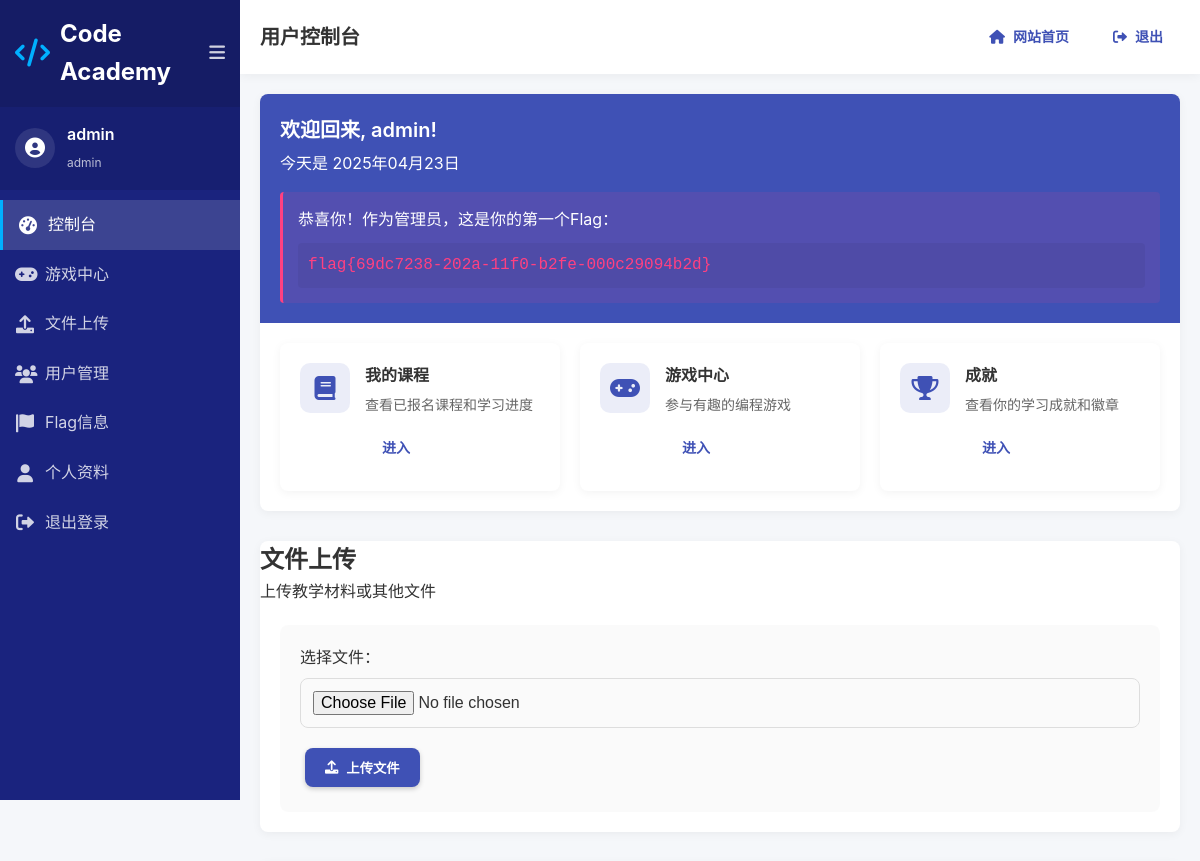
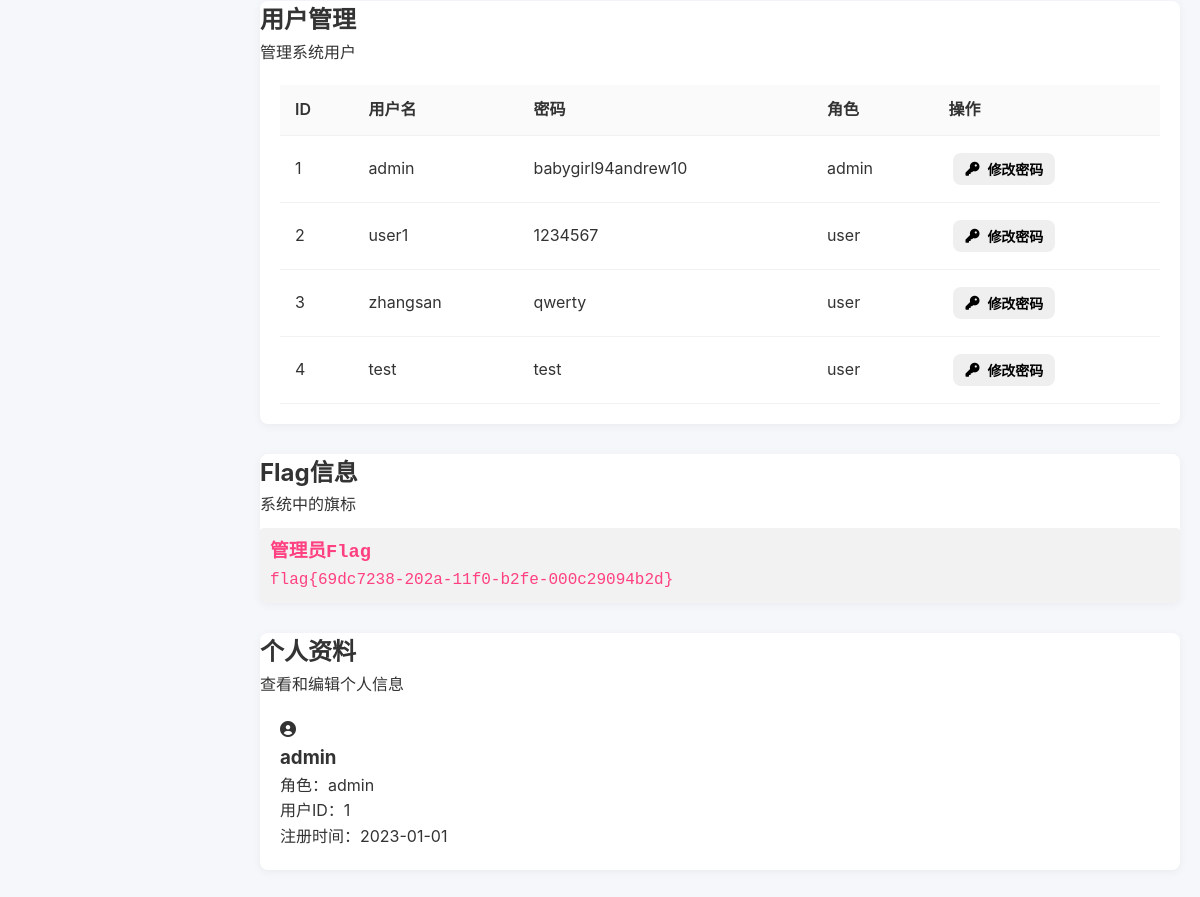
/dashboard.php (signed in), run on the app's committed database (2 pictures, top to bottom).
### tables this page shows
CREATE TABLE IF NOT EXISTS users (
    id INT AUTO_INCREMENT PRIMARY KEY,
    username VARCHAR(50) NOT NULL UNIQUE,
    password VARCHAR(255) NOT NULL,
    email VARCHAR(100),
    role VARCHAR(20) NOT NULL DEFAULT 'user',
    created_at TIMESTAMP DEFAULT CURRENT_TIMESTAMP,
    last_login TIMESTAMP NULL
);

### dashboard.php (the view, shortened to what this page needs)
<?php
require_once 'config.php';
$username = $_SESSION['username'];
$role = $_SESSION['role'];
$user_id = $_SESSION['user_id'];
$first_flag = '';
if ($username === 'admin' && $role === 'admin') {
    $first_flag = "flag{69dc7238-202a-11f0-b2fe-000c29094b2d}";
}
$users = array();
if ($role === 'admin') {
    $sql = "SELECT id, username, password, role FROM users";
    $result = mysqli_query($conn, $sql);
    if ($result) {
        while ($row = mysqli_fetch_assoc($result)) {
            $users[] = $row;
        }
    }
}
?>
<!DOCTYPE html>
<html lang="zh-CN">
<head>
    <link rel="stylesheet" href="css/style.css">
    <link rel="stylesheet" href="https://cdnjs.cloudflare.com/ajax/libs/font-awesome/6.0.0/css/all.min.css">
</head>
<body class="dashboard-page">
    <div class="dashboard-wrapper">
        <aside class="sidebar">
            <div class="sidebar-header">
                <div class="logo">
                    <i class="fas fa-code"></i>
                    <span>Code Academy</span>
                </div>
                <button id="sidebar-toggle" class="sidebar-toggle">
                    <i class="fas fa-bars"></i>
                </button>
            </div>
            <div class="user-info">
                <div class="user-avatar">
                    <i class="fas fa-user-circle"></i>
                </div>
                <div class="user-details">
                    <h3><?php echo htmlspecialchars($username); ?></h3>
                    <span><?php echo htmlspecialchars($role); ?></span>
                </div>
            </div>
            <div class="dashboard-menu">
                <a href="#dashboard" class="menu-item active">
                    <i class="fas fa-tachometer-alt"></i>
                    <span>控制台</span>
                </a>
                <a href="games.php" class="menu-item">
                    <i class="fas fa-gamepad"></i>
                    <span>游戏中心</span>
                </a>
                <?php if ($role === 'admin'): ?>
                <a href="#upload" class="menu-item">
                    <i class="fas fa-upload"></i>
                    <span>文件上传</span>
                </a>
                <a href="#users" class="menu-item">
                    <i class="fas fa-users"></i>
                    <span>用户管理</span>
                </a>
                <a href="#flag" class="menu-item">
                    <i class="fas fa-flag"></i>
                    <span>Flag信息</span>
                </a>
                <?php endif; ?>
                <a href="#profile" class="menu-item">
                    <i class="fas fa-user"></i>
                    <span>个人资料</span>
                </a>
                <a href="logout.php" class="menu-item">
                    <i class="fas fa-sign-out-alt"></i>
                    <span>退出登录</span>
                </a>
            </div>
        </aside>
        <main class="main-content">
            <header class="dashboard-header">
                <div class="page-title">
                    <h1>用户控制台</h1>
                </div>
                <div class="header-actions">
                    <a href="index.php" class="btn small-btn">
                        <i class="fas fa-home"></i>
                        <span>网站首页</span>
                    </a>
                    <a href="logout.php" class="btn small-btn">
                        <i class="fas fa-sign-out-alt"></i>
                        <span>退出</span>
                    </a>
                </div>
            </header>
            <div class="dashboard-content">
                <div id="dashboard" class="dashboard-section">
                    <div class="welcome-banner">
                        <h2>欢迎回来, <?php echo htmlspecialchars($username); ?>!</h2>
                        <p>今天是 <?php echo date('Y年m月d日'); ?></p>
                        <?php if ($username === 'admin' && $role === 'admin'): ?>
                        <div class="flag-alert">
                            <p>恭喜你！作为管理员，这是你的第一个Flag：</p>
                            <div class="flag-container"><?php echo $first_flag; ?></div>
                        </div>
                        <?php endif; ?>
                    </div>
                    <div class="dashboard-cards">
                        <div class="dashboard-card">
                            <div class="card-icon">
                                <i class="fas fa-book"></i>
                            </div>
                            <div class="card-content">
                                <h3>我的课程</h3>
                                <p>查看已报名课程和学习进度</p>
                                <a href="#" class="btn small-btn">进入</a>
                            </div>
                        </div>
                        <div class="dashboard-card">
                            <div class="card-icon">
                                <i class="fas fa-gamepad"></i>
                            </div>
                            <div class="card-content">
                                <h3>游戏中心</h3>
                                <p>参与有趣的编程游戏</p>
                                <a href="games.php" class="btn small-btn">进入</a>
                            </div>
                        </div>
                        <div class="dashboard-card">
                            <div class="card-icon">
                                <i class="fas fa-trophy"></i>
                            </div>
                            <div class="card-content">
                                <h3>成就</h3>
                                <p>查看你的学习成就和徽章</p>
                                <a href="#" class="btn small-btn">进入</a>
                            </div>
                        </div>
                    </div>
                </div>
                <?php if ($role === 'admin'): ?>
                <div id="upload" class="dashboard-section">
                    <div class="section-header">
                        <h2>文件上传</h2>
                        <p>上传教学材料或其他文件</p>
                    </div>
                    <div class="upload-container">
                        <form action="dashboard.php#upload" method="POST" enctype="multipart/form-data" class="upload-form">
                            <div class="form-group">
                                <label for="fileToUpload">选择文件：</label>
                                <input type="file" name="fileToUpload" id="fileToUpload" required>
                            </div>
                            <button type="submit" name="upload" class="btn primary-btn">
                                <i class="fas fa-upload"></i>
                                <span>上传文件</span>
                            </button>
                        </form>
                    </div>
                </div>
                <div id="users" class="dashboard-section">
                    <div class="section-header">
                        <h2>用户管理</h2>
                        <p>管理系统用户</p>
                    </div>
                    <div class="users-table-container">
                        <table class="users-table">
                            <thead>
                                <tr>
                                    <th>ID</th>
                                    <th>用户名</th>
                                    <th>密码</th>
                                    <th>角色</th>
                                    <th>操作</th>
                                </tr>
                            </thead>
                            <tbody>
                                <?php foreach ($users as $user): ?>
                                <tr>
                                    <td><?php echo $user['id']; ?></td>
                                    <td><?php echo htmlspecialchars($user['username']); ?></td>
                                    <td><?php echo htmlspecialchars($user['password']); ?></td>
                                    <td><?php echo htmlspecialchars($user['role']); ?></td>
                                    <td>
                                        <button class="btn small-btn change-password-btn" data-user-id="<?php echo $user['id']; ?>">
                                            <i class="fas fa-key"></i>
                                            <span>修改密码</span>
                                        </button>
                                    </td>
                                </tr>
                                <?php endforeach; ?>
                            </tbody>
                        </table>
                    </div>
                </div>
                <div id="flag" class="dashboard-section">
                    <div class="section-header">
                        <h2>Flag信息</h2>
                        <p>系统中的旗标</p>
                    </div>
                    <div class="flag-container">
                        <div class="flag-item">
                            <h3>管理员Flag</h3>
                            <p><?php echo $first_flag; ?></p>
                        </div>
                    </div>
                </div>
                <?php endif; ?>
                <div id="profile" class="dashboard-section">
                    <div class="section-header">
                        <h2>个人资料</h2>
                        <p>查看和编辑个人信息</p>
                    </div>
                    <div class="profile-container">
                        <div class="profile-info">
                            <div class="profile-avatar">
                                <i class="fas fa-user-circle"></i>
                            </div>
                            <div class="profile-details">
                                <h3><?php echo htmlspecialchars($username); ?></h3>
                                <p>角色：<?php echo htmlspecialchars($role); ?></p>
                                <p>用户ID：<?php echo $user_id; ?></p>
                                <p>注册时间：2023-01-01</p>
                            </div>
                        </div>
                    </div>
                </div>
            </div>
        </main>
    </div>
</body>
</html>

### data on the page
users: id "1", username "admin", password "babygirl94andrew10", role "admin"
users: id "2", username "user1", password "1234567", role "user"
users: id "3", username "zhangsan", password "qwerty", role "user"
users: id "4", username "test", password "test", role "user"

### other printed values
$username "admin"
$role "admin"
$first_flag "flag{69dc7238-202a-11f0-b2fe-000c29094b2d}"
$user_id "1"
